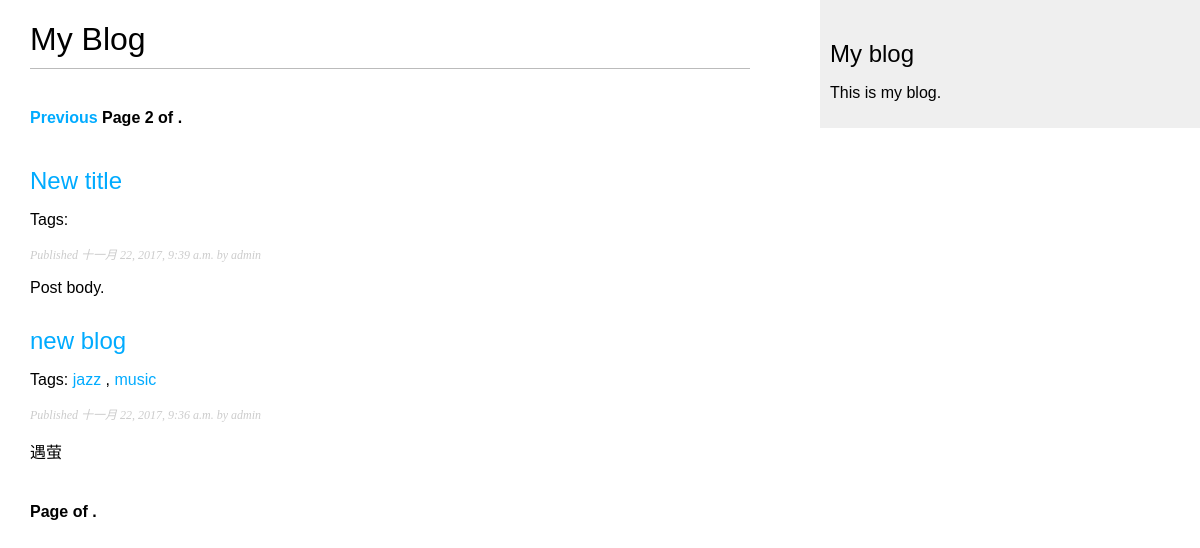
Screenshot of /blog/ with the database file from the repository.
### blog/models.py (models this page shows, shortened)
class Post(models.Model):
    STATUS_CHOICES = (
        ('draft', 'Draft'),
        ('published', 'Published'),
    )
    title = models.CharField(max_length=250)
    slug = models.CharField(max_length=250,
                            unique_for_date='publish')
    author = models.ForeignKey(User,
                               related_name='blog_posts'
                               )
    body = models.TextField()
    publish = models.DateTimeField(default=timezone.now)
    created = models.DateTimeField(auto_now_add=True)
    update = models.DateTimeField(auto_now=True)
    status = models.CharField(max_length=10,
                              choices=STATUS_CHOICES,
                              default='draft')
    objects = models.Manager()
    published = PublishedManager()
    tags = TaggableManager()
    class Meta:
        ordering = ('-publish',)
    def get_absolute_url(self):
        return reverse('blog:post_detail',
                       args=[self.publish.year,
                             self.publish.strftime('%m'),
                             self.publish.strftime('%d'),
                             self.slug])

### blog/views.py (the view)
# urls.py: url(r'^tag/(?P<tag_slug>[-\w]+)/$', views.post_list, name='post_list_by_tag'),
def post_list(request, tag_slug=None):
    object_list = Post.published.all()
    tag = None
    if tag_slug:
        tag = get_object_or_404(Tag, slug=tag_slug)
        object_list = object_list.filter(tags__in=[tag])
    paginator = Paginator(object_list, 3)  # 3 posts in each page
    page = request.GET.get('page')
    try:
        posts = paginator.page(page)
    except PageNotAnInteger:
        posts = paginator.page(paginator.num_pages)
    return render(request,
                  'blog/post/list.html',
                  {'page': page,
                   'posts': posts,
                   'tag': tag})

### blog/models.py (called while the page is built)
    def get_queryset(self):
        return super(PublishedManager,
                     self).get_queryset().filter(status='published')

### blog/templates/blog/post/list.html (shortened to what this page needs)
{% extends "blog/base.html" %}
{% block content %}
    <h1>My Blog</h1>
    {% include "pagination.html" with page=posts %}
    {% for post in posts %}
        <h2>
            <a href="{{ post.get_absolute_url }}">
                {{ post.title }}
            </a>
        </h2>
        <p class="tags">Tags:
            {% for tag in post.tags.all %}
                <a href="{% url "blog:post_list_by_tag" tag.slug %}">
                {{ tag.name }}
                </a>
                {% if not forloop.last %} , {% endif %}
                {% endfor %}
        </p>
        <p class="date">
            Published {{ post.publish }} by {{ post.author }}
        </p>
        {{ post.body|truncatewords:30|linebreaks }}
    {% endfor %}
    {% include "pagination.html" with page=page_obj %}
{% endblock %}

### blog/static/css/blog.css (style rules this page uses)
body { margin:0; padding:0; font-family:helvetica, sans-serif; }
a { color:#00abff; text-decoration:none; }
h1 { font-weight:normal; border-bottom:1px solid #bbb; padding:0 0 10px 0; }
h2 { font-weight:normal; margin:30px 0 0; }
p.date { color:#ccc; font-family: georgia, serif; font-size: 12px; font-style: italic; }

### rows the page displays
Post: title "New title", publish "十一月 22, 2017, 9:39 a.m.", author "admin", body "Post body."
Post: title "new blog", publish "十一月 22, 2017, 9:36 a.m.", author "admin", body "遇萤"
Tag: name "jazz"
Tag: name "music"

### other values shown
{{ page.number }} "2"
